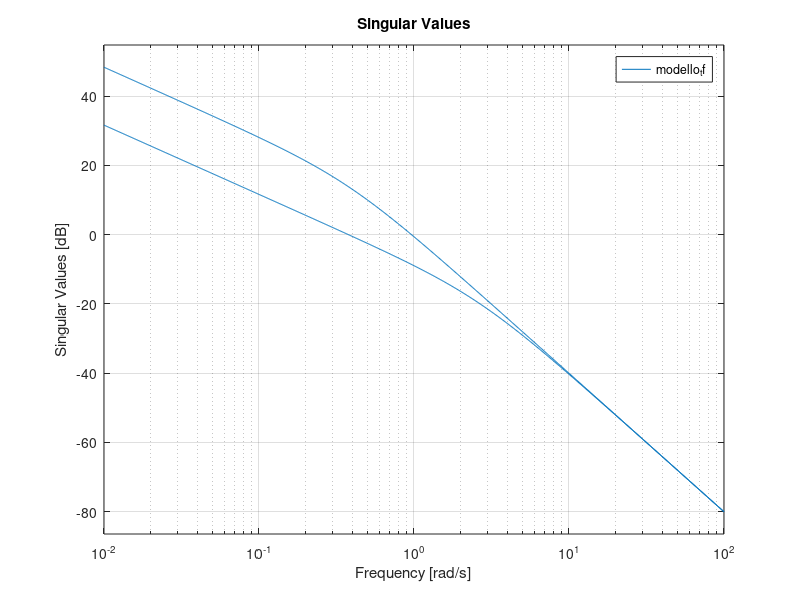
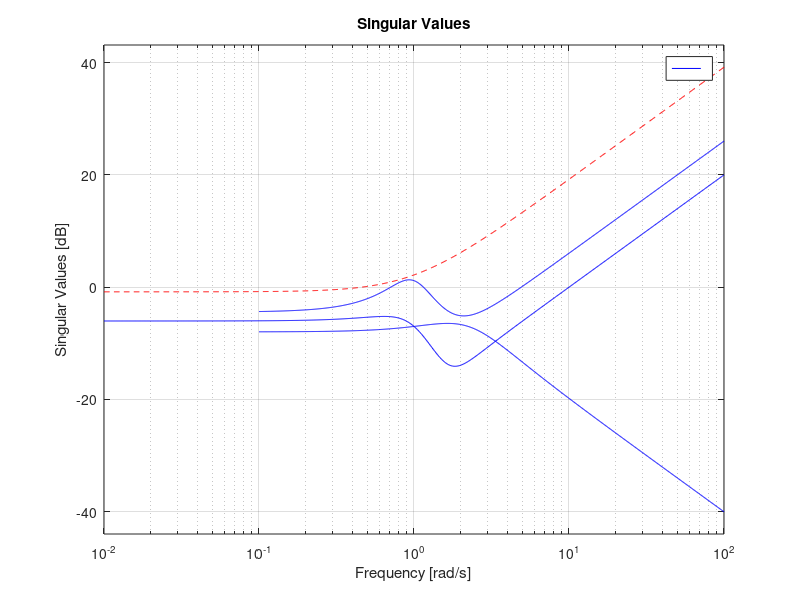
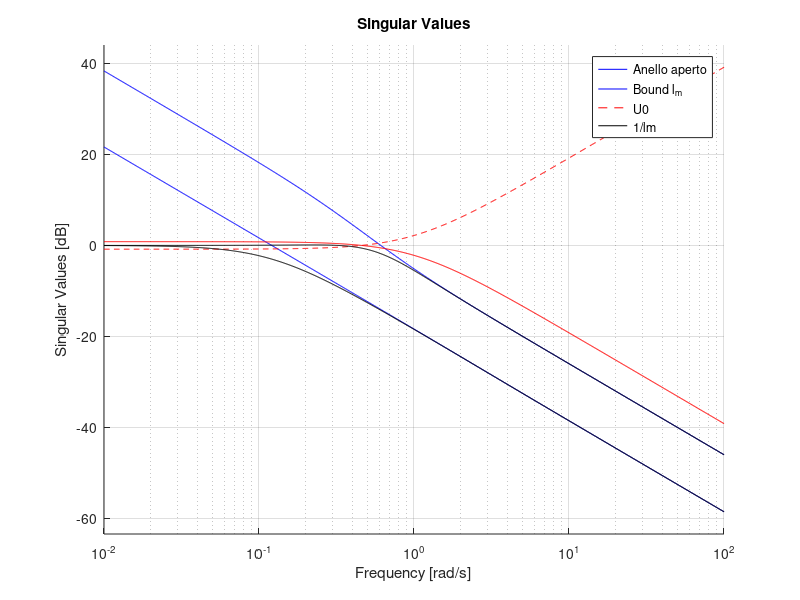
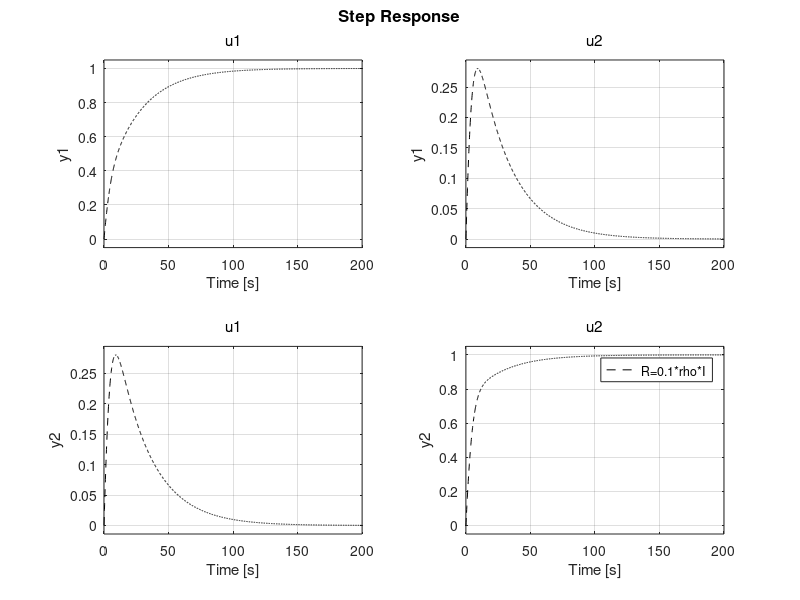

The MATLAB source for these figures, in order: (Note: this script raises an error after producing the figures.)
%% Esempio di progetto LQR per garantire robustezza per perturbazioni
%%moltiplicative sull'in con bound l_m crescente

clear all;
clc;
close all;

%Carica il modello di due massa-molla-smorzatore connessi in serie
%e il modello delle incerteze sull'attuatore
%Modello di due massa-molla-smorzatore connessi in serie
%

m1=1;       %Massa
m2=1;
k1=0;       %Costante elastica
k2=0;
b1=1;       %Attrito viscoso
b2=1;
a1=1;       %Guadagno statico dell'attuatore
a2=1;

A=[zeros(2,2) eye(2); -(k1+k2)/m1 k2/m1 -(b1+b2)/m1 b2/m1; k2/m2 -k2/m2 b1/m2 -b2/m2];
B=[zeros(2,2); a1/m1 0;0 a2/m2];
C=[eye(2) zeros(2,2)];
D=zeros(2,2);

modello_ss=ss(A,B,C,D)

disp('Eigenvalues of the matrix A')
disp(eig(A))

disp('Transfer matrix of the model')
modello_tf=tf(modello_ss)


% Verifica di rilevabilita' e stabilizzabilita'
disp('Reachability and Observability')
ctrb(A,B)
rank(ctrb(A,B))
ctrb(A',C')
rank(ctrb(A',C'))

figure
sigma(modello_tf)
grid on

%%
close all;
disp('Consider the following lm bound')
w=logspace(-2,2,100);
lm = tf([1 1], 1.1);

figure
sigma(lm,'r--')
hold on
grid on

example = [tf(0.1*[1 3 5 5], [1 1 1]); tf([1 2], [1 3 5]); tf(0.2*[1 3 5 3], [1 0.7 1])]
sigma(example(1,1),'b')
sigma(example(2,1),'b')
sigma(example(3,1),'b')

%%

close all;
disp('Design of the LQR controller')

rho = 10;
Q = C'*C;
R = rho*eye(2);
Kopt = lqr(A,B,Q,R);
H = ss(A,B,Kopt,zeros(2,2));

CL = feedback(H,eye(2));
w=logspace(-2,2,100);
lm = tf([1 1], 1.1)


figure
hold on
sigma(H,'b')
sigma(lm,'r--')
sigma(CL,'k')
sigma(1/lm,'r')
grid on
legend('Anello aperto','Bound l_m','U0','1/lm')


%%
close all;
disp('Performance of the LQR controller')

p1 = 0.1*rho;
p2 = rho;
p3 = 10*rho;

K1 = lqr(A,B,Q,p1*eye(2));
K2 = lqr(A,B,Q,p2*eye(2));
K3 = lqr(A,B,Q,p3*eye(2));

H1 = ss(A,B,K1,zeros(2,2));
H2 = ss(A,B,K2,zeros(2,2));
H3 = ss(A,B,K3,zeros(2,2));

CL1 = feedback(H1,eye(2));
CL2 = feedback(H2,eye(2));
CL3 = feedback(H3,eye(2));

figure 
step(CL1,'k')
hold on;
step(CL2,'r')
step(CL3,'k--')
legend('R=0.1*rho*I','R= rho*I','R=10*rho*I')

grid on;

%%
close all;
disp('Rubustness of the LQR controller')

H0 = ss(A,B,Kopt,zeros(2,2));
nominale=feedback(H0,eye(2));

perturbato1=feedback(H,eye(2)+example(1,1)*eye(2));
perturbato2=feedback(H,eye(2)+example(2,1)*eye(2));
perturbato3=feedback(H,eye(2)+example(3,1)*eye(2));

% figure
% hold on;
% sigma(example(1,1))
% sigma(example(2,1))
% sigma(example(3,1))
% sigma(lm,'k')
% grid on 

figure
step(nominale,'r');
grid on;
hold on
step(perturbato1,'b');
step(perturbato2,'b');
step(perturbato3,'b');
legend('Nominale','Perturbato')

%%
close all;
disp('Rubustness of the LQR controller: excess of perturbation')

% example(4,1) = tf(0.4*[ 1 1 1 3 5 3], [1 1 3 2])
% prova per 1,10,20,40,70
example(4,1) = 100*tf([1 -2 1], [1])*tf([1], [1 20 100])

figure
sigma(example(4,1))
grid on
hold on
sigma(lm,'r')

pause;
close all;

perturbato4=feedback(H,eye(2)+example(4,1)*eye(2));
figure
step(nominale,'r');
grid on;
hold on
step(perturbato4,'k');
legend('Nominale','Perturbato')

%%
close all;
disp('LTR recovery')

sigmas1=0.1;           
W1=sigmas1*B*B';
sigmas2=1000;           
W2=sigmas2*B*B';

V=eye(2);
L1= lqr(A',C',W1,V)';
L2= lqr(A',C',W2,V)';

Ac1 = A-B*Kopt-L1*C;
Ac2 = A-B*Kopt-L2*C;

Bc1 = L1;
Bc2 = L2;

Cc = Kopt;
Dc = zeros(2,2);

controllore1 = ss(Ac1,Bc1,Cc,Dc);
controllore2 = ss(Ac2,Bc2,Cc,Dc);

H_recovery1 = series(modello_ss,controllore1);
H_recovery2 = series(modello_ss,controllore2);

sigma(H_recovery1,'b')
hold on;
grid on;
sigma(H_recovery2,'k')
sigma(H0,'r');
legend('LTR: sigma = 0.1','LTR: sigma = 1000','LQR')

%%
close all;
disp('LTR recovery: robustness, sigma=0.1;')

nominaleLTR=feedback(H_recovery1,eye(2));
perturbato1=feedback(H_recovery1,eye(2)+example(1,1)*eye(2));
perturbato2=feedback(H_recovery1,eye(2)+example(2,1)*eye(2));
perturbato3=feedback(H_recovery1,eye(2)+example(3,1)*eye(2));

figure
step(nominale,'r--');
grid on;
hold on
step(nominaleLTR,'r');
step(perturbato1,'k');
step(perturbato2,'k');
step(perturbato3,'k');
legend('LQR Nominale','LTR nominale: sigma = 0.1','LTR perturbato: sigma = 0.1')


%%
close all;
disp('LTR recovery: robustness, sigma=1000;')

nominaleLTR=feedback(H_recovery2,eye(2));
perturbato1=feedback(H_recovery2,eye(2)+example(1,1)*eye(2));
perturbato2=feedback(H_recovery2,eye(2)+example(2,1)*eye(2));
perturbato3=feedback(H_recovery2,eye(2)+example(3,1)*eye(2));

figure
step(nominale,'r--');
grid on;
hold on
step(nominaleLTR,'r');
step(perturbato1,'k');
step(perturbato2,'k');
step(perturbato3,'k');
legend('Nominale','LTR nominale: sigma = 1000','LTR perturbato: sigma = 1000')


%%
close all;
disp('LTR recovery: excess of perturbation')

perturbato4=feedback(H_recovery2,eye(2)+example(4,1)*eye(2));
figure
step(perturbato4,'k');
grid on;
legend('LTR perturbato: sigma = 1000')
